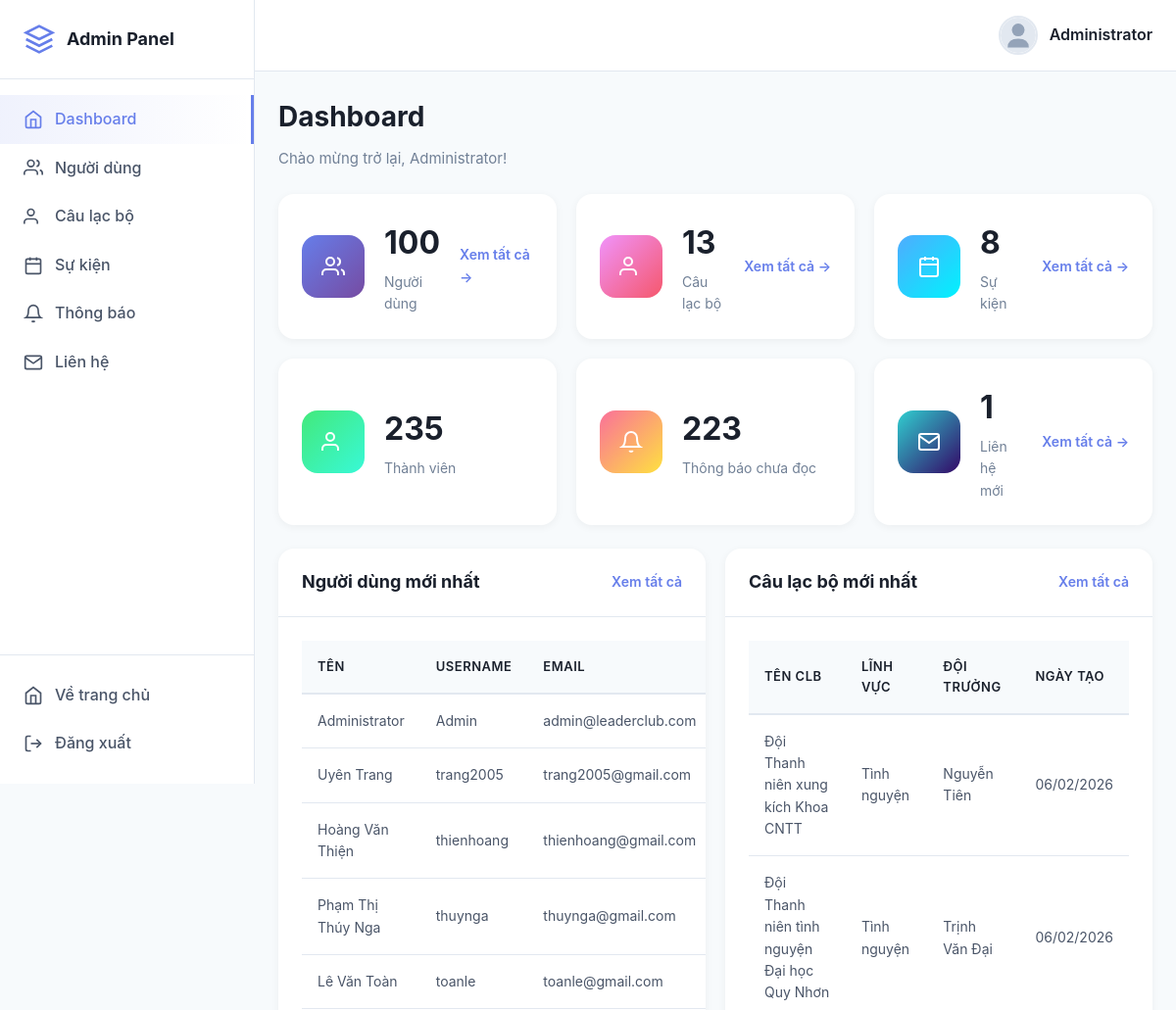
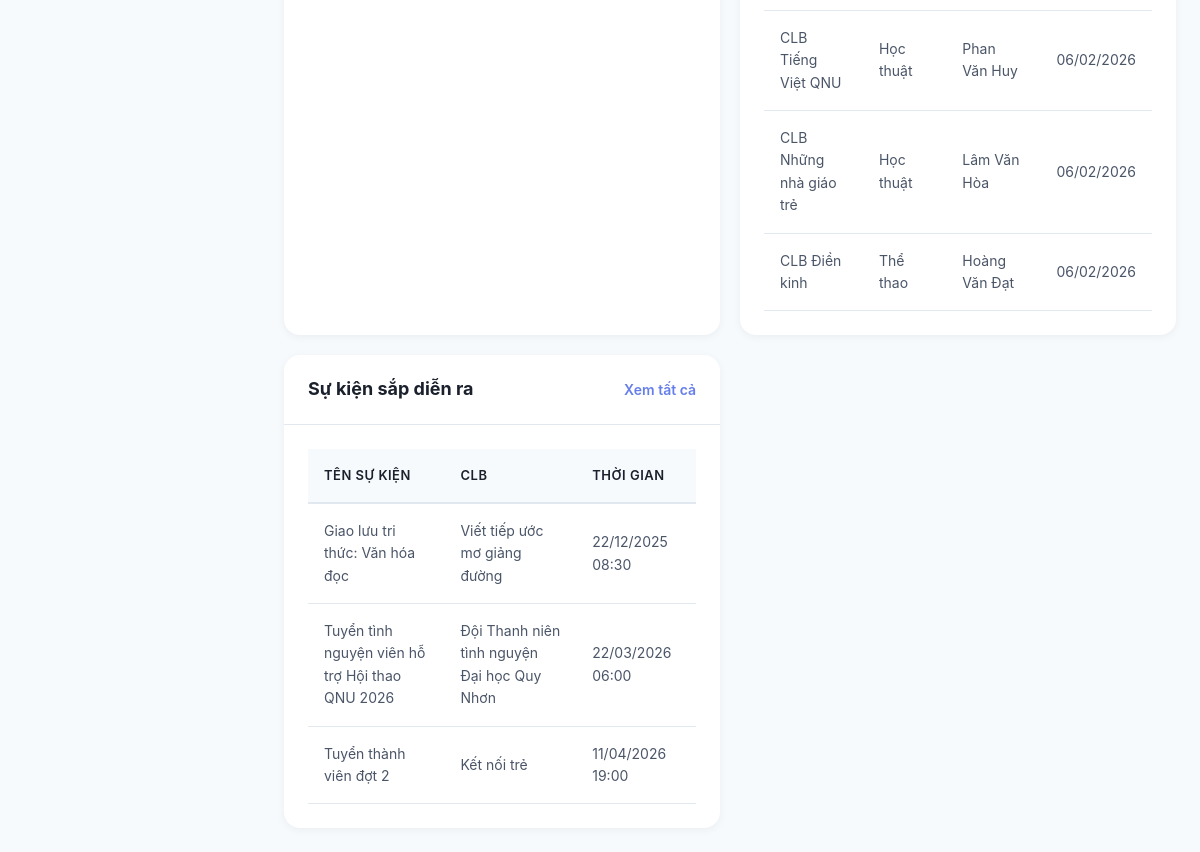
Page /admin/dashboard.php (signed in) on the committed database (2 pictures, top to bottom).
### tables this page shows
CREATE TABLE `users` (
  `id` int(11) NOT NULL,
  `full_name` varchar(100) DEFAULT NULL,
  `username` varchar(50) NOT NULL,
  `email` varchar(100) DEFAULT NULL,
  `avatar` varchar(255) DEFAULT NULL,
  `phone` varchar(20) DEFAULT NULL,
  `student_id` varchar(20) DEFAULT NULL,
  `class_name` varchar(50) DEFAULT NULL,
  `faculty` varchar(100) DEFAULT NULL,
  `gender` enum('male','female','other') DEFAULT 'other',
  `role` varchar(50) DEFAULT 'member',
  `password` varchar(255) NOT NULL,
  `remember_token` varchar(255) DEFAULT NULL,
  `remember_expiry` datetime DEFAULT NULL,
  `created_at` timestamp NULL DEFAULT current_timestamp()
);

CREATE TABLE `clubs` (
  `id` int(11) NOT NULL,
  `name` varchar(150) NOT NULL,
  `slug` varchar(150) NOT NULL,
  `description` text DEFAULT NULL,
  `category` varchar(100) DEFAULT 'Other',
  `color` varchar(20) DEFAULT '#667eea',
  `founded_date` date DEFAULT NULL,
  `leader_id` int(11) DEFAULT NULL,
  `status` enum('active','inactive','archived') DEFAULT 'active',
  `created_at` timestamp NULL DEFAULT current_timestamp(),
  `updated_at` timestamp NULL DEFAULT current_timestamp() ON UPDATE current_timestamp(),
  `total_members` int(11) DEFAULT 0
);

CREATE TABLE `events` (
  `id` int(11) NOT NULL,
  `club_id` int(11) NOT NULL,
  `name` varchar(200) NOT NULL,
  `slug` varchar(200) NOT NULL,
  `short_desc` text DEFAULT NULL,
  `full_desc` longtext DEFAULT NULL,
  `cover_id` int(11) DEFAULT NULL,
  `location` varchar(255) DEFAULT NULL,
  `start_time` datetime DEFAULT NULL,
  `end_time` datetime DEFAULT NULL,
  `max_participants` int(11) DEFAULT NULL,
  `reg_deadline` datetime DEFAULT NULL,
  `status` enum('upcoming','ongoing','completed','cancelled') DEFAULT 'upcoming',
  `created_by` int(11) NOT NULL,
  `created_at` timestamp NULL DEFAULT current_timestamp(),
  `updated_at` timestamp NULL DEFAULT current_timestamp() ON UPDATE current_timestamp()
);

### admin/dashboard.php (the view, shortened to what this page needs)
<?php
require_once __DIR__ . '/../assets/database/connect.php';
$stats = [];
$result = $conn->query("SELECT COUNT(*) as total FROM users");
$stats['users'] = $result->fetch_assoc()['total'];
$result = $conn->query("SELECT COUNT(*) as total FROM clubs");
$stats['clubs'] = $result->fetch_assoc()['total'];
$result = $conn->query("SELECT COUNT(*) as total FROM events");
$stats['events'] = $result->fetch_assoc()['total'];
$result = $conn->query("SELECT COUNT(*) as total FROM members WHERE status = 'active'");
$stats['members'] = $result->fetch_assoc()['total'];
$result = $conn->query("SELECT COUNT(*) as total FROM notifications WHERE is_read = 0");
$stats['unread_notifications'] = $result->fetch_assoc()['total'];
$result = $conn->query("SELECT COUNT(*) as total FROM inquiries WHERE status = 'new'");
$stats['new_contacts'] = $result->fetch_assoc()['total'];
$recent_users = $conn->query("SELECT id, full_name, username, email, created_at FROM users ORDER BY created_at DESC LIMIT 5")->fetch_all(MYSQLI_ASSOC);
$recent_clubs = $conn->query("SELECT c.id, c.name, c.category, u.full_name as leader_name, c.created_at
                               FROM clubs c
                               LEFT JOIN users u ON c.leader_id = u.id
                               ORDER BY c.created_at DESC LIMIT 5")->fetch_all(MYSQLI_ASSOC);
$upcoming_events = $conn->query("SELECT e.id, e.name, c.name as club_name, e.start_time
                                 FROM events e
                                 JOIN clubs c ON e.club_id = c.id
                                 WHERE e.status = 'upcoming'
                                 ORDER BY e.start_time ASC
                                 LIMIT 5")->fetch_all(MYSQLI_ASSOC);
?>
<!DOCTYPE html>
<html lang="vi">
<head>
    <link rel="stylesheet" href="../assets/css/admin/admin.css">
</head>
<body>
    <?php include 'includes/sidebar.php'; ?>
    <div class="admin-main">
        <?php include 'includes/header.php'; ?>
        <div class="admin-content">
            <div class="page-header">
                <h1>Dashboard</h1>
                <p>Chào mừng trở lại, <?= htmlspecialchars($_SESSION['admin_name']) ?>!</p>
            </div>
            <div class="stats-grid">
                <div class="stat-card">
                    <div class="stat-icon" style="background: linear-gradient(135deg, #667eea 0%, #764ba2 100%);">
                        <svg width="24" height="24" viewBox="0 0 24 24" fill="none" stroke="currentColor" stroke-width="2">
                            <path d="M17 21v-2a4 4 0 0 0-4-4H5a4 4 0 0 0-4 4v2"></path>
                            <circle cx="9" cy="7" r="4"></circle>
                            <path d="M23 21v-2a4 4 0 0 0-3-3.87"></path>
                            <path d="M16 3.13a4 4 0 0 1 0 7.75"></path>
                        </svg>
                    </div>
                    <div class="stat-content">
                        <h3><?= number_format($stats['users']) ?></h3>
                        <p>Người dùng</p>
                    </div>
                    <a href="users.php" class="stat-link">Xem tất cả →</a>
                </div>
                <div class="stat-card">
                    <div class="stat-icon" style="background: linear-gradient(135deg, #f093fb 0%, #f5576c 100%);">
                        <svg width="24" height="24" viewBox="0 0 24 24" fill="none" stroke="currentColor" stroke-width="2">
                            <path d="M17 21v-2a4 4 0 0 0-4-4H5a4 4 0 0 0-4 4v2"></path>
                            <circle cx="9" cy="7" r="4"></circle>
                        </svg>
                    </div>
                    <div class="stat-content">
                        <h3><?= number_format($stats['clubs']) ?></h3>
                        <p>Câu lạc bộ</p>
                    </div>
                    <a href="clubs.php" class="stat-link">Xem tất cả →</a>
                </div>
                <div class="stat-card">
                    <div class="stat-icon" style="background: linear-gradient(135deg, #4facfe 0%, #00f2fe 100%);">
                        <svg width="24" height="24" viewBox="0 0 24 24" fill="none" stroke="currentColor" stroke-width="2">
                            <rect x="3" y="4" width="18" height="18" rx="2" ry="2"></rect>
                            <line x1="16" y1="2" x2="16" y2="6"></line>
                            <line x1="8" y1="2" x2="8" y2="6"></line>
                            <line x1="3" y1="10" x2="21" y2="10"></line>
                        </svg>
                    </div>
                    <div class="stat-content">
                        <h3><?= number_format($stats['events']) ?></h3>
                        <p>Sự kiện</p>
                    </div>
                    <a href="events.php" class="stat-link">Xem tất cả →</a>
                </div>
                <div class="stat-card">
                    <div class="stat-icon" style="background: linear-gradient(135deg, #43e97b 0%, #38f9d7 100%);">
                        <svg width="24" height="24" viewBox="0 0 24 24" fill="none" stroke="currentColor" stroke-width="2">
                            <path d="M17 21v-2a4 4 0 0 0-4-4H5a4 4 0 0 0-4 4v2"></path>
                            <circle cx="9" cy="7" r="4"></circle>
                        </svg>
                    </div>
                    <div class="stat-content">
                        <h3><?= number_format($stats['members']) ?></h3>
                        <p>Thành viên</p>
                    </div>
                </div>
                <div class="stat-card">
                    <div class="stat-icon" style="background: linear-gradient(135deg, #fa709a 0%, #fee140 100%);">
                        <svg width="24" height="24" viewBox="0 0 24 24" fill="none" stroke="currentColor" stroke-width="2">
                            <path d="M18 8A6 6 0 0 0 6 8c0 7-3 9-3 9h18s-3-2-3-9"></path>
                            <path d="M13.73 21a2 2 0 0 1-3.46 0"></path>
                        </svg>
                    </div>
                    <div class="stat-content">
                        <h3><?= number_format($stats['unread_notifications']) ?></h3>
                        <p>Thông báo chưa đọc</p>
                    </div>
                </div>
                <div class="stat-card">
                    <div class="stat-icon" style="background: linear-gradient(135deg, #30cfd0 0%, #330867 100%);">
                        <svg width="24" height="24" viewBox="0 0 24 24" fill="none" stroke="currentColor" stroke-width="2">
                            <path d="M4 4h16c1.1 0 2 .9 2 2v12c0 1.1-.9 2-2 2H4c-1.1 0-2-.9-2-2V6c0-1.1.9-2 2-2z"></path>
                            <polyline points="22,6 12,13 2,6"></polyline>
                        </svg>
                    </div>
                    <div class="stat-content">
                        <h3><?= number_format($stats['new_contacts']) ?></h3>
                        <p>Liên hệ mới</p>
                    </div>
                    <a href="contacts.php" class="stat-link">Xem tất cả →</a>
                </div>
            </div>
            <div class="recent-grid">
                <div class="recent-card">
                    <div class="card-header">
                        <h3>Người dùng mới nhất</h3>
                        <a href="users.php">Xem tất cả</a>
                    </div>
                    <div class="card-content">
                        <table class="data-table">
                            <thead>
                                <tr>
                                    <th>Tên</th>
                                    <th>Username</th>
                                    <th>Email</th>
                                </tr>
                            </thead>
                            <tbody>
                                <?php foreach ($recent_users as $user): ?>
                                <tr>
                                    <td><?= htmlspecialchars($user['full_name'] ?? 'Chưa cập nhật') ?></td>
                                    <td><?= htmlspecialchars($user['username']) ?></td>
                                    <td><?= htmlspecialchars($user['email'] ?? 'Chưa có') ?></td>
                                </tr>
                                <?php endforeach; ?>
                            </tbody>
                        </table>
                    </div>
                </div>
                <div class="recent-card">
                    <div class="card-header">
                        <h3>Câu lạc bộ mới nhất</h3>
                        <a href="clubs.php">Xem tất cả</a>
                    </div>
                    <div class="card-content">
                        <table class="data-table">
                            <thead>
                                <tr>
                                    <th>Tên CLB</th>
                                    <th>Lĩnh vực</th>
                                    <th>Đội trưởng</th>
                                    <th>Ngày tạo</th>
                                </tr>
                            </thead>
                            <tbody>
                                <?php foreach ($recent_clubs as $club): ?>
                                <tr>
                                    <td><?= htmlspecialchars($club['name']) ?></td>
                                    <td><?= htmlspecialchars($club['category']) ?></td>
                                    <td><?= htmlspecialchars($club['leader_name'] ?? 'Chưa có') ?></td>
                                    <td><?= date('d/m/Y', strtotime($club['created_at'])) ?></td>
                                </tr>
                                <?php endforeach; ?>
                            </tbody>
                        </table>
                    </div>
                </div>
                <div class="recent-card">
                    <div class="card-header">
                        <h3>Sự kiện sắp diễn ra</h3>
                        <a href="events.php">Xem tất cả</a>
                    </div>
                    <div class="card-content">
                        <table class="data-table">
                            <thead>
                                <tr>
                                    <th>Tên sự kiện</th>
                                    <th>CLB</th>
                                    <th>Thời gian</th>
                                </tr>
                            </thead>
                            <tbody>
                                <?php foreach ($upcoming_events as $event): ?>
                                <tr>
                                    <td><?= htmlspecialchars($event['name']) ?></td>
                                    <td><?= htmlspecialchars($event['club_name']) ?></td>
                                    <td><?= date('d/m/Y H:i', strtotime($event['start_time'])) ?></td>
                                </tr>
                                <?php endforeach; ?>
                            </tbody>
                        </table>
                    </div>
                </div>
            </div>
        </div>
    </div>
</body>
</html>

### assets/css/admin/admin.css (style rules this page uses)
* { margin: 0; padding: 0; box-sizing: border-box; }
body { font-family: 'Inter', -apple-system, BlinkMacSystemFont, 'Segoe UI', Roboto, sans-serif; background: #f7fafc; color: #1a202c; line-height: 1.6; }
.admin-main { margin-left: 260px; min-height: 100vh; transition: margin-left 0.3s; }
.admin-content { padding: 24px; }
.page-header { margin-bottom: 24px; }
.page-header h1 { font-size: 28px; font-weight: 700; color: #1a202c; margin-bottom: 8px; }
.page-header p { color: #718096; font-size: 15px; }
.stats-grid { display: grid; grid-template-columns: repeat(auto-fit, minmax(280px, 1fr)); gap: 20px; margin-bottom: 24px; }
.stat-card { background: white; border-radius: 16px; padding: 24px; box-shadow: 0 2px 8px rgba(0, 0, 0, 0.05); display: flex; align-items: center; gap: 20px; transition: all 0.3s; position: relative; overflow: hidden; }
.stat-icon { width: 64px; height: 64px; border-radius: 16px; display: flex; align-items: center; justify-content: center; color: white; flex-shrink: 0; }
.stat-content { flex: 1; }
.stat-content h3 { font-size: 32px; font-weight: 700; color: #1a202c; margin-bottom: 4px; }
.stat-content p { color: #718096; font-size: 14px; }
.stat-link { color: #667eea; text-decoration: none; font-size: 14px; font-weight: 600; transition: color 0.3s; }
.recent-grid { display: grid; grid-template-columns: repeat(auto-fit, minmax(400px, 1fr)); gap: 20px; }
.recent-card { background: white; border-radius: 16px; box-shadow: 0 2px 8px rgba(0, 0, 0, 0.05); overflow: hidden; }
.card-header { padding: 20px 24px; border-bottom: 1px solid #e2e8f0; display: flex; align-items: center; justify-content: space-between; }
.card-header h3 { font-size: 18px; font-weight: 700; color: #1a202c; }
.card-header a { color: #667eea; text-decoration: none; font-size: 14px; font-weight: 600; }
.card-content { padding: 24px; }
.data-table { width: 100%; border-collapse: collapse; }
.data-table thead { background: #f7fafc; }
.data-table th { padding: 16px; text-align: left; font-weight: 600; color: #1a202c; font-size: 13px; text-transform: uppercase; letter-spacing: 0.5px; border-bottom: 2px solid #e2e8f0; }
.data-table tbody tr { border-bottom: 1px solid #e2e8f0; transition: background-color 0.3s; }
.data-table td { padding: 16px; color: #4a5568; font-size: 14px; }

### rows in the picture
users: full_name "Administrator", username "Admin", email "admin@leaderclub.com"
users: full_name "Uyên Trang", username "trang2005", email "trang2005@gmail.com"
users: full_name "Hoàng Văn Thiện", username "thienhoang", email "thienhoang@gmail.com"
users: full_name "Phạm Thị Thúy Nga", username "thuynga", email "thuynga@gmail.com"
users: full_name "Lê Văn Toàn", username "toanle", email "toanle@gmail.com"
clubs: name "Đội Thanh niên xung kích Khoa CNTT", category "Tình nguyện", leader.full_name "Nguyễn Tiên", created_at "06/02/2026"
clubs: name "Đội Thanh niên tình nguyện Đại học Quy Nhơn", category "Tình nguyện", leader.full_name "Trịnh Văn Đại", created_at "06/02/2026"
clubs: name "CLB Tiếng Việt QNU", category "Học thuật", leader.full_name "Phan Văn Huy", created_at "06/02/2026"
clubs: name "CLB Những nhà giáo trẻ", category "Học thuật", leader.full_name "Lâm Văn Hòa", created_at "06/02/2026"
clubs: name "CLB Điền kinh", category "Thể thao", leader.full_name "Hoàng Văn Đạt", created_at "06/02/2026"
events: name "Giao lưu tri thức: Văn hóa đọc", club.name "Viết tiếp ước mơ giảng đường", start_time "22/12/2025 08:30"
events: name "Tuyển tình nguyện viên hỗ trợ Hội thao QNU 2026", club.name "Đội Thanh niên tình nguyện Đại học Quy Nhơn", start_time "22/03/2026 06:00"
events: name "Tuyển thành viên đợt 2", club.name "Kết nối trẻ", start_time "11/04/2026 19:00"

### other values in the picture
$_SESSION['admin_name'] "Administrator"
$stats['users'] "100"
$stats['clubs'] "13"
$stats['events'] "8"
$stats['members'] "235"
$stats['unread_notifications'] "223"
$stats['new_contacts'] "1"
